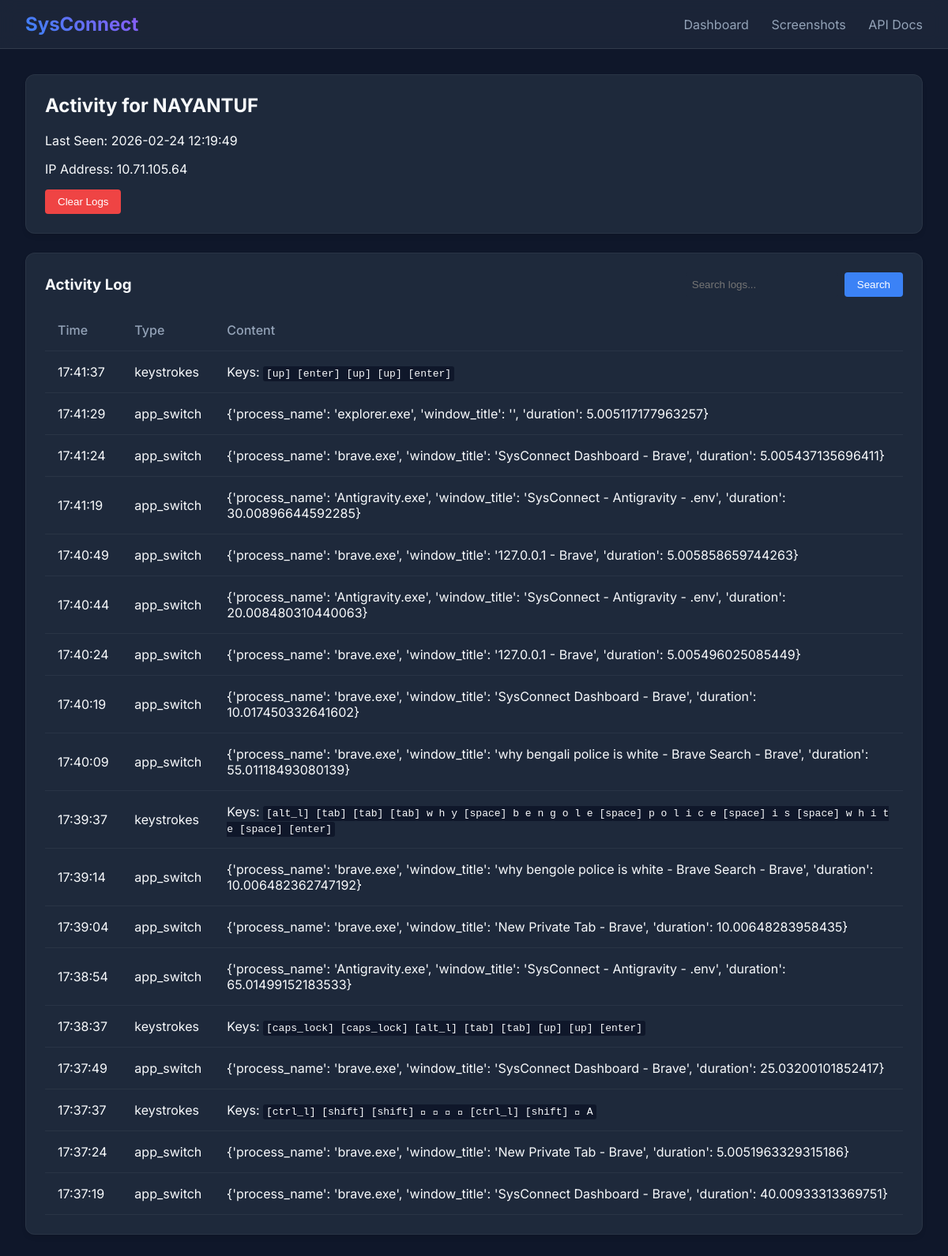
The app's page /agent/1 with its own data.
### models.py (models this page shows)
class Agent(Base):
    __tablename__ = "agents"
    id = Column(Integer, primary_key=True, index=True)
    hostname = Column(String, unique=True, index=True)
    ip_address = Column(String)
    last_seen = Column(DateTime(timezone=True), server_default=func.now())
    config = Column(JSON, default={}) # Store remote config here
    activities = relationship("ActivityLog", back_populates="agent")
    screenshots = relationship("Screenshot", back_populates="agent")

class ActivityLog(Base):
    __tablename__ = "activity_logs"
    id = Column(Integer, primary_key=True, index=True)
    agent_id = Column(Integer, ForeignKey("agents.id"))
    timestamp = Column(DateTime(timezone=True), server_default=func.now())
    log_type = Column(String) # "window", "url", "idle", "keystroke"
    content = Column(JSON) # Structured data: {"title": "...", "duration": ...}
    agent = relationship("Agent", back_populates="activities")

### main.py (the view)
@app.get("/agent/{agent_id}")
async def agent_detail(agent_id: int, request: Request, q: Optional[str] = None, db: AsyncSession = Depends(get_db)):
    result = await db.execute(select(models.Agent).where(models.Agent.id == agent_id))
    agent = result.scalars().first()
    if not agent:
        raise HTTPException(status_code=404, detail="Agent not found")
    from sqlalchemy import cast, String
    log_query = select(models.ActivityLog).where(models.ActivityLog.agent_id == agent_id)
    if q:
        log_query = log_query.filter(
            (models.ActivityLog.log_type.ilike(f"%{q}%")) |
            (cast(models.ActivityLog.content, String).ilike(f"%{q}%"))
        )
    log_query = log_query.order_by(models.ActivityLog.timestamp.desc()).limit(100)
    log_result = await db.execute(log_query)
    logs = log_result.scalars().all()
    return templates.TemplateResponse("agent_detail.html", {
        "request": request,
        "agent": agent,
        "logs": logs,
        "q": q or ""
    })

### templates/agent_detail.html
{% extends "base.html" %}
{% block content %}
<div class="card">
    <h2>Activity for {{ agent.hostname }}</h2>
    <p>Last Seen: {{ agent.last_seen }}</p>
    <p>IP Address: {{ agent.ip_address }}</p>
    <form action="/agent/{{ agent.id }}/clear_logs" method="post"
        onsubmit="return confirm('Are you sure? This will delete all activity logs for this agent.');"
        style="margin-top: 1rem;">
        <button type="submit"
            style="background-color: var(--danger); color: white; border: none; padding: 0.5rem 1rem; border-radius: 4px; cursor: pointer;">Clear
            Logs</button>
    </form>
</div>
<div class="card">
    <div style="display: flex; justify-content: space-between; align-items: center; margin-bottom: 1rem;">
        <h3 style="margin: 0;">Activity Log</h3>
        <form action="/agent/{{ agent.id }}" method="get" style="display: flex; gap: 0.5rem;">
            <input type="text" name="q" value="{{ q }}" placeholder="Search logs..."
                style="padding: 0.5rem; border: 1px solid var(--border-color); border-radius: 4px; background: var(--card-bg); color: var(--text-color);">
            <button type="submit"
                style="background-color: var(--accent); color: white; border: none; padding: 0.5rem 1rem; border-radius: 4px; cursor: pointer;">Search</button>
        </form>
    </div>
    <table>
        <thead>
            <tr>
                <th>Time</th>
                <th>Type</th>
                <th>Content</th>
            </tr>
        </thead>
        <tbody>
            {% for log in logs %}
            <tr>
                <td>{{ log.timestamp.strftime('%H:%M:%S') }}</td>
                <td>{{ log.log_type }}</td>
                <td>
                    {% if log.log_type == 'window' %}
                    {{ log.content.get('process_name') }} - {{ log.content.get('window_title') }}
                    {% elif log.log_type == 'idle' %}
                    Idle for {{ log.content.get('duration')|round(1) }}s
                    {% elif log.log_type == 'keystrokes' %}
                    Keys:
                    <span
                        style="font-family: monospace; background: var(--bg-color); padding: 2px 4px; border-radius: 3px;">
                        {% for key in log.content.get('keys') %}
                        {% if key.get('key').startswith('Key.') %}
                        [{{ key.get('key').replace('Key.', '') }}]
                        {% else %}
                        {{ key.get('key') }}
                        {% endif %}
                        {% endfor %}
                    </span>
                    {% else %}
                    {{ log.content }}
                    {% endif %}
                </td>
            </tr>
            {% endfor %}
        </tbody>
    </table>
</div>
{% endblock %}

### templates/base.html (shortened to what this page needs)
<!DOCTYPE html>
<html lang="en">
<head>
    <link rel="stylesheet" href="/static/style.css">
</head>
<body>
    <nav class="navbar">
        <h1>SysConnect</h1>
        <div class="nav-links">
            <a href="/dashboard">Dashboard</a>
            <a href="/gallery">Screenshots</a>
            <a href="/docs">API Docs</a>
        </div>
    </nav>
    <div class="container">
        {% block content %}{% endblock %}
    </div>
</body>
</html>

### static/style.css (style rules this page uses)
:root { --bg-color: #0f172a; --card-bg: #1e293b; --text-primary: #f8fafc; --text-secondary: #94a3b8; --accent: #3b82f6; --accent-hover: #2563eb; --danger: #ef4444; --success: #22c55e; }
body { background-color: var(--bg-color); color: var(--text-primary); font-family: 'Inter', system-ui, -apple-system, sans-serif; margin: 0; padding: 0; }
.navbar { background: rgba(30, 41, 59, 0.8); backdrop-filter: blur(10px); border-bottom: 1px solid rgba(255, 255, 255, 0.1); padding: 1rem 2rem; display: flex; justify-content: space-between; align-items: center; position: sticky; top: 0; z-index: 100; }
.navbar h1 { margin: 0; font-size: 1.5rem; background: linear-gradient(45deg, #3b82f6, #8b5cf6); -webkit-background-clip: text; background-clip: text; -webkit-text-fill-color: transparent; }
.nav-links a { color: var(--text-secondary); text-decoration: none; margin-left: 1.5rem; transition: color 0.2s; }
.container { padding: 2rem; max-width: 1200px; margin: 0 auto; }
.card { background: var(--card-bg); border-radius: 12px; padding: 1.5rem; margin-bottom: 1.5rem; border: 1px solid rgba(255, 255, 255, 0.05); box-shadow: 0 4px 6px -1px rgba(0, 0, 0, 0.1); }
.card h2 { margin-top: 0; color: var(--text-primary); }
table { width: 100%; border-collapse: collapse; }
th, td { padding: 1rem; text-align: left; border-bottom: 1px solid rgba(255, 255, 255, 0.05); }
th { color: var(--text-secondary); font-weight: 500; }

### records on screen
Agent: hostname "NAYANTUF", last_seen "2026-02-24 12:19:49", ip_address "10.71.105.64"
ActivityLog: timestamp "17:41:37", log_type "keystrokes", get "up" "enter" "up" "up" "enter"
ActivityLog: timestamp "17:41:29", log_type "app_switch", content "{'process_name': 'explorer.exe', 'window_title': '', 'duration': 5.005117177963257}"
ActivityLog: timestamp "17:41:24", log_type "app_switch", content "{'process_name': 'brave.exe', 'window_title': 'SysConnect Dashboard - Brave', 'duration': 5.005437135696411}"
ActivityLog: timestamp "17:41:19", log_type "app_switch", content "{'process_name': 'Antigravity.exe', 'window_title': 'SysConnect - Antigravity - .env', 'duration': 30.00896644592285}"
ActivityLog: timestamp "17:40:49", log_type "app_switch", content "{'process_name': 'brave.exe', 'window_title': '127.0.0.1 - Brave', 'duration': 5.005858659744263}"
ActivityLog: timestamp "17:40:44", log_type "app_switch", content "{'process_name': 'Antigravity.exe', 'window_title': 'SysConnect - Antigravity - .env', 'duration': 20.008480310440063}"
ActivityLog: timestamp "17:40:24", log_type "app_switch", content "{'process_name': 'brave.exe', 'window_title': '127.0.0.1 - Brave', 'duration': 5.005496025085449}"
ActivityLog: timestamp "17:40:19", log_type "app_switch", content "{'process_name': 'brave.exe', 'window_title': 'SysConnect Dashboard - Brave', 'duration': 10.017450332641602}"
ActivityLog: timestamp "17:40:09", log_type "app_switch", content "{'process_name': 'brave.exe', 'window_title': 'why bengali police is white - Brave Search - Brave', 'duration': 55.01118493080139}"
ActivityLog: timestamp "17:39:37", log_type "keystrokes", get "alt_l" "tab" "tab" "tab" "space" "space" "space" "space" "space" "enter", get "w" "h" "y" "b" "e" "n" "g" "o" "l" "e" "p" "o" "l" "i" "c" "e" "i" "s" "w" "h" "i" "t" "e"
ActivityLog: timestamp "17:39:14", log_type "app_switch", content "{'process_name': 'brave.exe', 'window_title': 'why bengole police is white - Brave Search - Brave', 'duration': 10.006482362747192}"
ActivityLog: timestamp "17:39:04", log_type "app_switch", content "{'process_name': 'brave.exe', 'window_title': 'New Private Tab - Brave', 'duration': 10.00648283958435}"
ActivityLog: timestamp "17:38:54", log_type "app_switch", content "{'process_name': 'Antigravity.exe', 'window_title': 'SysConnect - Antigravity - .env', 'duration': 65.01499152183533}"
ActivityLog: timestamp "17:38:37", log_type "keystrokes", get "caps_lock" "caps_lock" "alt_l" "tab" "tab" "up" "up" "enter"
ActivityLog: timestamp "17:37:49", log_type "app_switch", content "{'process_name': 'brave.exe', 'window_title': 'SysConnect Dashboard - Brave', 'duration': 25.03200101852417}"
ActivityLog: timestamp "17:37:37", log_type "keystrokes", get "ctrl_l" "shift" "shift" "ctrl_l" "shift", get "\u0001" "\u0012" "\u0012" "\u0012" "\u0012" "A"
ActivityLog: timestamp "17:37:24", log_type "app_switch", content "{'process_name': 'brave.exe', 'window_title': 'New Private Tab - Brave', 'duration': 5.0051963329315186}"
ActivityLog: timestamp "17:37:19", log_type "app_switch", content "{'process_name': 'brave.exe', 'window_title': 'SysConnect Dashboard - Brave', 'duration': 40.00933313369751}"
